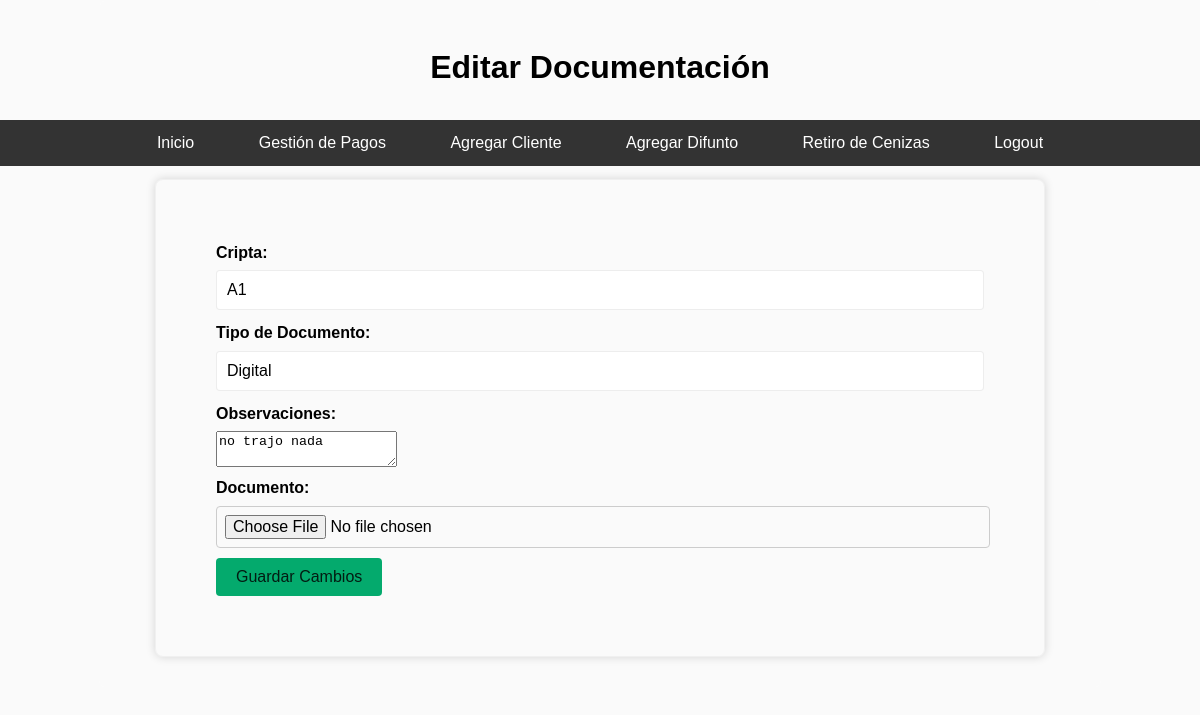
The app's page /editar_documentacion/A1, older data.
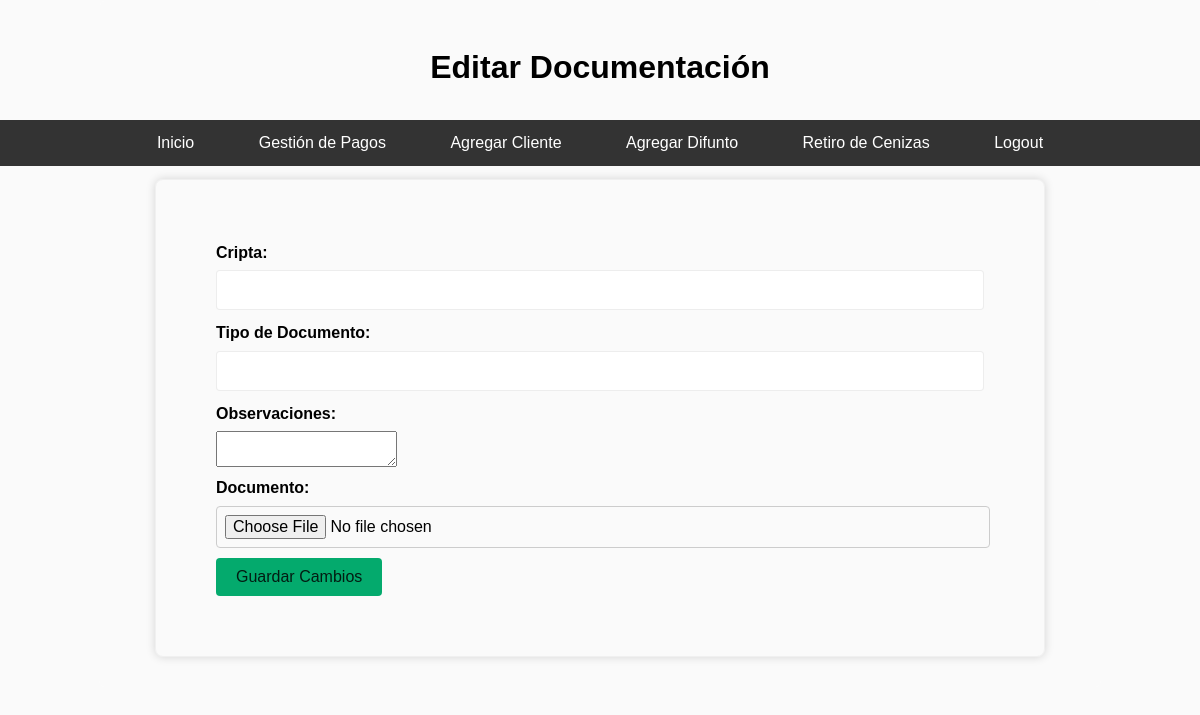
The same page, newer data.
### tables this page shows
CREATE TABLE Documentacion (
    ID_documentacion INTEGER PRIMARY KEY AUTOINCREMENT,
    Cripta TEXT,
    Tipo_documento TEXT,
    Documento BLOB,
    Observaciones TEXT,
    FOREIGN KEY (Cripta) REFERENCES Clientes(Cripta)
);

### app.py (the view, shortened to what this page needs)
@app.route('/editar_documentacion/<cripta>', methods=['GET', 'POST'])
def editar_documentacion(cripta):
    conn = get_db_connection()
    cursor = conn.cursor()
    cursor.execute('SELECT * FROM Documentacion WHERE Cripta = ?', (cripta,))
    doc = cursor.fetchone()
    conn.close()
    return render_template('editar_documentacion.html', doc=doc)

### app.py (called while the page is built)
def get_db_connection():
    conn = sqlite3.connect('cripta_administracion.db')
    conn.row_factory = sqlite3.Row
    return conn

### templates/editar_documentacion.html (shortened to what this page needs)
<!DOCTYPE html>
<html lang="es">
<head>
    <link rel="stylesheet" href="{{ url_for('static', filename='styles.css') }}">
</head>
<body>
    <div class="container">
        <h1>Editar Documentación</h1>
        <nav>
            <ul class="navbar">
                <li><a href="{{ url_for('menu') }}">Inicio</a></li>
                <li><a href="{{ url_for('pagos_cajero') }}">Gestión de Pagos</a></li>
                <li><a href="{{ url_for('agregar_cliente') }}">Agregar Cliente</a></li>
                <li><a href="{{ url_for('agregar_difunto') }}">Agregar Difunto</a></li>
                <li><a href="{{ url_for('retiro_cenizas') }}">Retiro de Cenizas</a></li>
                <li><a href="{{ url_for('logout') }}">Logout</a></li>
            </ul>
        </nav>
        <form method="POST" enctype="multipart/form-data">
            <label for="cripta">Cripta:</label>
            <input type="text" name="cripta" id="cripta" value="{{ doc.Cripta }}" required readonly>
            <label for="tipo_documento">Tipo de Documento:</label>
            <input type="text" name="tipo_documento" id="tipo_documento" value="{{ doc.Tipo_documento }}" required>
            <label for="observaciones">Observaciones:</label>
            <textarea name="observaciones" id="observaciones">{{ doc.Observaciones }}</textarea>
            <label for="documento">Documento:</label>
            <input type="file" name="documento" id="documento">
            <button type="submit">Guardar Cambios</button>
        </form>
    </div>
</body>
</html>

Row changes from the older to the newer data that the page shows:
removed Documentacion: cripta "A1", tipo_documento "Digital", observaciones "no trajo nada"
